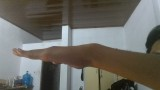
#> input picture algo/temp/optical-flow/img/1/frame1.jpg, 160 x 90 px
$ python demo.py ../temp/optical-flow/img/1/frame1.jpg ../temp/optical-flow/img/1/frame2.jpg
#> lines starting #> are read from the running program, lines starting #| are printed output that depends on the picture
import cv2
import numpy as np
import argparse

# Function to calculate direction and average vector between two images
def calculate_direction(image_path1, image_path2):
    # Read two images from the paths
#> called with image_path1 = '../temp/optical-flow/img/1/frame1.jpg', image_path2 = '../temp/optical-flow/img/1/frame2.jpg'
    img1 = cv2.imread(image_path1)
#> img1 is the input picture: shape (90, 160, 3); mean B, G, R 99.7, 106.1, 107.8
    img2 = cv2.imread(image_path2)
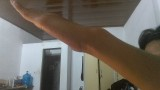
#> input picture algo/temp/optical-flow/img/1/frame2.jpg, 160 x 90 px
#> img2 is the input picture: shape (90, 160, 3); mean B, G, R 98.4, 106.6, 112.4

    # Check if the images are valid
    if img1 is None or img2 is None:
        print("Unable to read one or both images.")
        return

    # Convert to grayscale
    gray1 = cv2.cvtColor(img1, cv2.COLOR_BGR2GRAY)
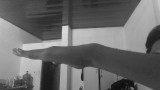
#> gray1: shape (90, 160); min 11, max 224, mean 105.9
    gray2 = cv2.cvtColor(img2, cv2.COLOR_BGR2GRAY)
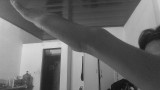
#> gray2: shape (90, 160); min 14, max 224, mean 107.4

    # Find feature points in the first image
    p0 = cv2.goodFeaturesToTrack(gray1, maxCorners=100, qualityLevel=0.3, minDistance=7)
#> p0 = [[67, 26], [82, 80], [80, 70], [60, 38], [131, 88], [61, 64], [27, 73], [41, 60], [145, 52], [81, 87], [73, 44]]

    # Parameters for Lucas-Kanade optical flow
    lk_params = dict(winSize=(15, 15), maxLevel=2,
                     criteria=(cv2.TERM_CRITERIA_EPS | cv2.TERM_CRITERIA_COUNT, 10, 0.03))

    p1, st, err = cv2.calcOpticalFlowPyrLK(gray1, gray2, p0, None, **lk_params)
#> p1 = [[117.9, 26.91], [82.79, 66.58], [68.96, 44.89], [76.26, 42.24], [130.9, 88.19], [40.93, 40.37], [26.95, 73.31], [42.28, 51.13], [138, 46.16], [81.06, 87.05], [94.41, 4.71]]; st = [1, 1, 1, 1, 1, 1, 1, 1, 1, 1, 1]; err = [35.39, 27.15, 36.69, 89.68, 10.42, 50.48, 6.47, 53.04, 12.84, 6.19, 78.91]
    vectors = []
    mean_angle = None

    if p1 is not None:
        good_new = p1[st == 1]
#> good_new has the same summary as p1
        good_old = p0[st == 1]
#> good_old has the same summary as p0

        for (new, old) in zip(good_new, good_old):
            a, b = new.ravel()
            c, d = old.ravel()
            dx, dy = a - c, b - d
            vectors.append((dx, dy))
#> this loop made 11 passes
#> (a, b, c, d, dx, dy) on passes 1 to 11: (117.9, 26.91, 67, 26, 50.87, 0.913), (82.79, 66.58, 82, 80, 0.785, -13.42), (68.96, 44.89, 80, 70, -11.04, -25.11), (76.26, 42.24, 60, 38, 16.26, 4.24), (130.9, 88.19, 131, 88, -0.0621, 0.188), (40.93, 40.37, 61, 64, -20.07, -23.63), (26.95, 73.31, 27, 73, -0.046, 0.315), (42.28, 51.13, 41, 60, 1.28, -8.87), (138, 46.16, 145, 52, -6.98, -5.84), (81.06, 87.05, 81, 87, 0.0584, 0.0469), (94.41, 4.71, 73, 44, 21.41, -39.29)
#> after the loop, vectors = [(50.87, 0.913), (0.785, -13.42), (-11.04, -25.11), (16.26, 4.24), (-0.0621, 0.188), (-20.07, -23.63), (-0.046, 0.315), (1.28, -8.87), (-6.98, -5.84), (0.0584, 0.0469), (21.41, -39.29)]

        if vectors:
            dxs, dys = zip(*vectors)
#> dxs = (50.87, 0.785, -11.04, 16.26, -0.0621, -20.07, -0.046, 1.28, -6.98, 0.0584, 21.41); dys = (0.913, -13.42, -25.11, 4.24, 0.188, -23.63, 0.315, -8.87, -5.84, 0.0469, -39.29)
            mean_dx = np.mean(dxs)
#> mean_dx = 4.77
            mean_dy = np.mean(dys)
#> mean_dy = -10.04
            mean_angle = np.arctan2(-mean_dy, -mean_dx) * 180 / np.pi
#> mean_angle = 115.4
            magnitude = np.sqrt(mean_dx**2 + mean_dy**2)
#> magnitude = 11.12

            print(f"Average vector: dx = {mean_dx:.2f}, dy = {mean_dy:.2f}")
#| Average vector: dx = 4.77, dy = -10.04
            print(f"Average direction: {mean_angle:.2f} degrees")
#| Average direction: 115.41 degrees
            print(f"Vector magnitude: {magnitude:.2f}")
#| Vector magnitude: 11.12

            # Draw the average vector from the center of the image
            h, w = img2.shape[:2]
#> h = 90; w = 160
            center = (w // 2, h // 2)
#> center = (80, 45)
            endpoint = (int(center[0] + mean_dx * 10), int(center[1] + mean_dy * 10))
#> endpoint = (127, -55)
            cv2.arrowedLine(img2, center, endpoint, (255, 0, 0), 3)
            cv2.putText(img2, f"{mean_angle:.1f} deg", (10, 30),
                        cv2.FONT_HERSHEY_SIMPLEX, 0.7, (255, 0, 0), 2)
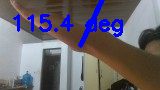
#> img2: shape (90, 160, 3); mean B, G, R 109.9, 101.3, 106.2

    # Display direction
    if mean_angle is not None:
        if mean_angle < 0:
            print('=> Up')
        elif mean_angle > 0:
            print('=> Down')
        else:
            print('Unknown')

        cv2.namedWindow('Resulting Image with Vector', cv2.WINDOW_NORMAL)
        cv2.imshow('Resulting Image with Vector', img2)
        cv2.waitKey(0)
        cv2.destroyAllWindows()

if __name__ == "__main__":
    parser = argparse.ArgumentParser(description="Calculate direction between two images.")
    parser.add_argument("image1", type=str, help="Path to the first image.")
    parser.add_argument("image2", type=str, help="Path to the second image.")
    args = parser.parse_args()

    # Call the function with the image paths
    calculate_direction(args.image1, args.image2)
